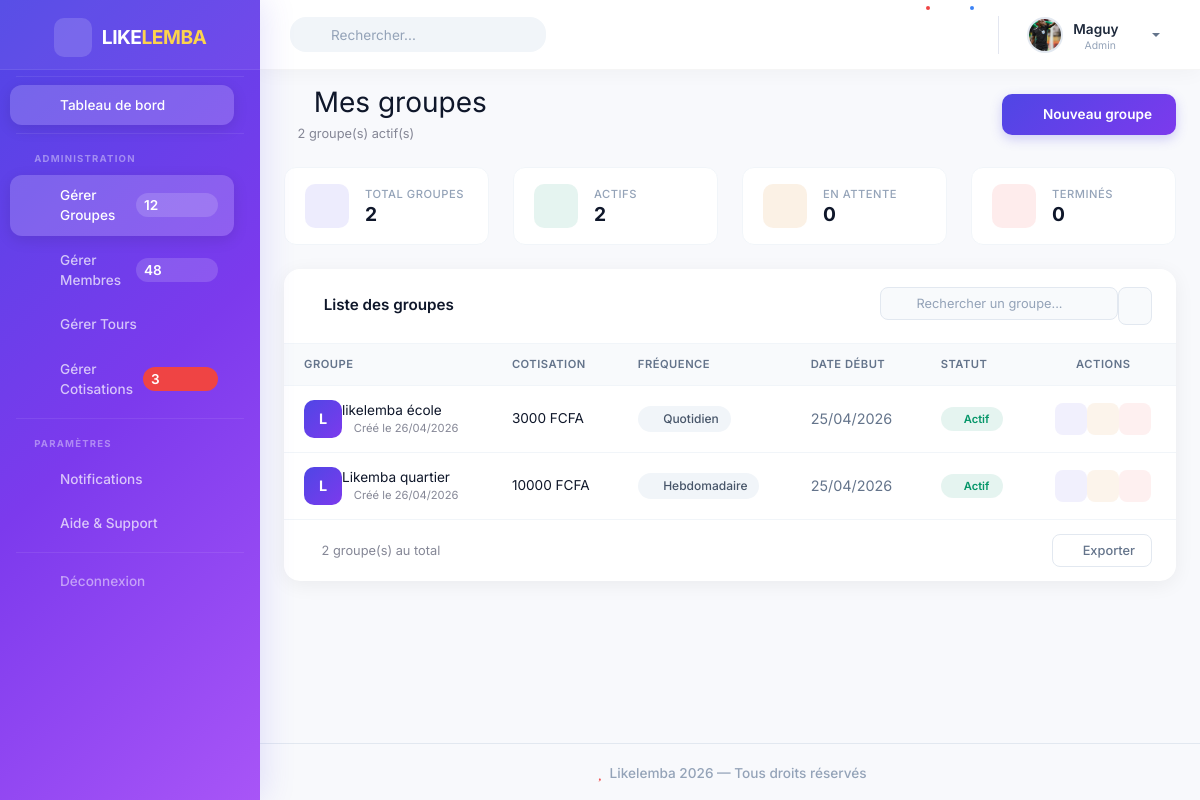
Page /groupes/ (signed in) on the committed database.
### authentification/models.py (models this page shows)
class Utilisateur(AbstractUser):
    telephone = models.CharField(max_length=20)
    ROLE_CHOICES = [
        ('ADMIN', 'Admin'),
        ('MEMBRE', 'Membre')
    ]
    role = models.CharField(max_length=10, choices=ROLE_CHOICES)
    photo = models.ImageField(upload_to='profiles/', null=True, blank=True)
    is_verified = models.BooleanField(default=False)

### likelemba_app/models.py (models this page shows, shortened)
class Groupe(models.Model):
    FREQUENCE_CHOICES = [
        ('QUOTIDIEN', 'Quotidien'),
        ('HEBDOMADAIRE', 'Hebdomadaire'),
        ('MENSUEL', 'Mensuel'),
        ('ANNUEL', 'Annuel')
    ]
    STATUT_CHOICES = [
        ('ACTIF', 'Actif'),
        ('TERMINE', 'Terminé')
    ]
    nom = models.CharField(max_length=100)
    montant_cotisation = models.DecimalField(
        max_digits=10,
        decimal_places=2
    )
    frequence = models.CharField(max_length=20, choices=FREQUENCE_CHOICES)
    date_debut = models.DateField()
    statut = models.CharField(max_length=20, choices = STATUT_CHOICES, default='ACTIF')
    date_creation = models.DateTimeField(auto_now_add=True, null=True)
    admin = models.ForeignKey(
        Utilisateur,
        on_delete=models.CASCADE
    )

### likelemba_app/views.py (the view)
# urls.py: path('groupes/', liste_groupes_view, name="liste_groupes"),
@login_required
def liste_groupes_view(request):
    if request.user.role != 'ADMIN':
        return redirect("dashboard_membre")
    groupes = Groupe.objects.filter(admin=request.user)
    return render(request, "groupes/liste_groupes.html", {'groupes': groupes})

### likelemba/templates/groupes/liste_groupes.html (shortened to what this page needs)
{% extends 'base.html' %}
{% load static %}
{% block content %}
<div class="page-header mb-4">
    <div class="d-flex justify-content-between align-items-center flex-wrap gap-3">
        <div>
            <h1 class="h3 mb-1 fw-bold" style="color: #0f172a;">
                <i class="fas fa-layer-group me-2" style="color: #4f46e5;"></i>
                Mes groupes
            </h1>
            <p class="text-muted small mb-0">
                <i class="fas fa-users me-1"></i>
                {{ groupes|length }} groupe(s) actif(s)
            </p>
        </div>
        <a href="{% url 'create_groupe' %}" class="btn btn-primary-modern">
            <i class="fas fa-plus me-1"></i>
            <span class="d-none d-sm-inline">Nouveau groupe</span>
        </a>
    </div>
</div>
<div class="row g-3 mb-4">
    <div class="col-xl-3 col-md-6">
        <div class="stat-mini">
            <div class="stat-mini-body">
                <div class="stat-mini-icon purple">
                    <i class="fas fa-layer-group"></i>
                </div>
                <div>
                    <span class="stat-mini-label">Total groupes</span>
                    <h5 class="stat-mini-value">{{ groupes|length }}</h5>
                </div>
            </div>
        </div>
    </div>
    <div class="col-xl-3 col-md-6">
        <div class="stat-mini">
            <div class="stat-mini-body">
                <div class="stat-mini-icon green">
                    <i class="fas fa-check-circle"></i>
                </div>
                <div>
                    <span class="stat-mini-label">Actifs</span>
                    <h5 class="stat-mini-value">{{ groupes|length }}</h5>
                </div>
            </div>
        </div>
    </div>
    <div class="col-xl-3 col-md-6">
        <div class="stat-mini">
            <div class="stat-mini-body">
                <div class="stat-mini-icon orange">
                    <i class="fas fa-clock"></i>
                </div>
                <div>
                    <span class="stat-mini-label">En attente</span>
                    <h5 class="stat-mini-value">0</h5>
                </div>
            </div>
        </div>
    </div>
    <div class="col-xl-3 col-md-6">
        <div class="stat-mini">
            <div class="stat-mini-body">
                <div class="stat-mini-icon red">
                    <i class="fas fa-times-circle"></i>
                </div>
                <div>
                    <span class="stat-mini-label">Terminés</span>
                    <h5 class="stat-mini-value">0</h5>
                </div>
            </div>
        </div>
    </div>
</div>
<div class="card-modern">
    <div class="card-modern-header d-flex justify-content-between align-items-center flex-wrap gap-2">
        <span class="card-modern-title">
            <i class="fas fa-list me-2" style="color: #4f46e5;"></i>
            Liste des groupes
        </span>
        <div class="d-flex gap-2">
            <div class="search-wrapper">
                <i class="fas fa-search search-icon"></i>
                <input type="text" class="search-input" placeholder="Rechercher un groupe..." id="tableSearch">
            </div>
            <button class="btn-filter-table" onclick="window.location.reload();">
                <i class="fas fa-sync-alt"></i>
            </button>
        </div>
    </div>
    <div class="card-modern-body p-0">
        <div class="table-responsive">
            <table class="table-modern" id="groupTable">
                <thead>
                    <tr>
                        <th>Groupe</th>
                        <th>Cotisation</th>
                        <th>Fréquence</th>
                        <th>Date début</th>
                        <th>Statut</th>
                        <th class="text-center">Actions</th>
                    </tr>
                </thead>
                <tbody>
                    {% for groupe in groupes %}
                    <tr>
                        <td>
                            <div class="d-flex align-items-center gap-2">
                                <div class="group-avatar" style="background: linear-gradient(135deg, #4f46e5, #7c3aed);">
                                    {{ groupe.nom|make_list|first|upper }}
                                </div>
                                <div>
                                    <span class="fw-semibold" style="color: #0f172a;">{{ groupe.nom }}</span>
                                    <small class="d-block text-muted" style="font-size: 0.7rem;">
                                        <i class="far fa-calendar-alt me-1"></i>
                                        Créé le {{ groupe.date_creation|date:"d/m/Y" }}
                                    </small>
                                </div>
                            </div>
                        </td>
                        <td>
                            <span class="fw-semibold" style="color: #0f172a;">
                                {{ groupe.montant_cotisation|floatformat:0 }} FCFA
                            </span>
                        </td>
                        <td>
                            <span class="badge-frequency">
                                <i class="fas fa-clock me-1"></i>
                                {{ groupe.get_frequence_display }}
                            </span>
                        </td>
                        <td>
                            <span style="color: #64748b; font-size: 0.9rem;">
                                {{ groupe.date_debut|date:"d/m/Y" }}
                            </span>
                        </td>
                        <td>
                            {% if groupe.statut == 'ACTIF' %}
                                <span class="badge-status success">
                                    <i class="fas fa-circle me-1" style="font-size: 0.4rem;"></i>
                                    Actif
                                </span>
                            {% else %}
                                <span class="badge-status danger">
                                    <i class="fas fa-circle me-1" style="font-size: 0.4rem;"></i>
                                    Terminé
                                </span>
                            {% endif %}
                        </td>
                        <td>
                            <div class="d-flex justify-content-center gap-1">
                                <a href="{% url 'dashboard_financier' groupe.id %}"
                                   class="btn-action view"
                                   title="Voir détails">
                                    <i class="fas fa-eye"></i>
                                </a>
                                <a href="{% url 'update_groupe' groupe.id %}"
                                   class="btn-action edit"
                                   title="Modifier">
                                    <i class="fas fa-pen"></i>
                                </a>
                                <button class="btn-action delete"
                                        data-toggle="modal"
                                        data-target="#deleteModal{{ groupe.id }}"
                                        title="Supprimer">
                                    <i class="fas fa-trash"></i>
                                </button>
                            </div>
                        </td>
                    </tr>
                    {% endfor %}
                </tbody>
            </table>
        </div>
    </div>
    <div class="card-modern-footer d-flex justify-content-between align-items-center flex-wrap gap-2">
        <span class="text-muted small">
            <i class="fas fa-info-circle me-1"></i>
            {{ groupes|length }} groupe(s) au total
        </span>
        <div class="d-flex gap-2">
            <button class="btn-export" onclick="exportTable()">
                <i class="fas fa-file-export me-1"></i> Exporter
            </button>
        </div>
    </div>
</div>
{% endblock %}

### likelemba/templates/components/navbar.html (shortened to what this page needs)
{% load static %}
<nav class="navbar navbar-expand navbar-light bg-white topbar mb-0 static-top shadow-sm">
    <form class="d-none d-sm-inline-block form-inline mr-auto my-2 my-md-0">
        <div class="search-wrapper">
            <i class="fas fa-search search-icon"></i>
            <input type="text" class="form-control" placeholder="Rechercher...">
        </div>
    </form>
    <ul class="navbar-nav ml-auto align-items-center" style="flex-direction: row; gap: 2px;">
        <li class="nav-item">
            <a class="nav-link" href="#" role="button" style="position: relative;">
                <i class="fas fa-bell fa-fw" style="font-size: 1.1rem;"></i>
                <span class="badge-dot"></span>
            </a>
        </li>
        <li class="nav-item">
            <a class="nav-link" href="#" role="button" style="position: relative;">
                <i class="fas fa-envelope fa-fw" style="font-size: 1.1rem;"></i>
                <span class="badge-dot blue"></span>
            </a>
        </li>
        <li class="nav-item">
            <a class="nav-link dropdown-toggle user-profile" href="#" id="userDropdown" role="button" data-toggle="dropdown" aria-haspopup="true" aria-expanded="false">
                {% if request.user.photo %}
                    <img src="{{ request.user.photo.url }}" alt="Photo de profil">
                {% else %}
                    <img src="{% static 'img/undraw_profile_2.svg' %}" alt="Photo de profil">
                {% endif %}
                <div class="user-info d-none d-lg-block">
                    <span class="user-name">{{ request.user.username }}</span>
                    <span class="user-role">
                        <i class="fas fa-circle" style="color: #22c55e;"></i>
                        {{ request.user.get_role_display }}
                    </span>
                </div>
                <i class="fas fa-chevron-down chevron"></i>
            </a>
        </li>
    </ul>
</nav>

### likelemba/templates/base.html (style rules this page uses)
:root { --primary-color: #4f46e5; --primary-gradient: linear-gradient(135deg, #4f46e5 0%, #7c3aed 50%, #a855f7 100%); --sidebar-width: 260px; --header-height: 70px; --shadow-card: 0 4px 20px rgba(0, 0, 0, 0.06); --shadow-hover: 0 8px 30px rgba(0, 0, 0, 0.12); --radius-lg: 16px; --radius-md: 12px; --radius-sm: 8px; --transition-smooth: all 0.3s cubic-bezier(0.4, 0, 0.2, 1); }
* { font-family: 'Inter', -apple-system, BlinkMacSystemFont, sans-serif; }
body { background: #f8fafc; }
.navbar { height: var(--header-height) !important; padding: 0 30px !important; background: #ffffff !important; box-shadow: 0 2px 20px rgba(0, 0, 0, 0.04) !important; border-bottom: 1px solid rgba(0, 0, 0, 0.04) !important; position: sticky; top: 0; z-index: 1030; display: flex; align-items: center; justify-content: space-between; }
.navbar .form-control { border-radius: var(--radius-lg) !important; padding: 9px 18px 9px 40px !important; font-size: 0.85rem; background: #f1f5f9 !important; border: 1px solid transparent !important; transition: var(--transition-smooth); min-width: 200px; }
.navbar .form-control::placeholder { color: #94a3b8; }
.navbar .search-wrapper { position: relative; }
.navbar .search-wrapper .search-icon { position: absolute; left: 14px; top: 50%; transform: translateY(-50%); color: #94a3b8; font-size: 0.85rem; }
.navbar .nav-link { padding: 8px 10px !important; border-radius: var(--radius-md) !important; color: #64748b !important; transition: var(--transition-smooth); position: relative; }
.navbar .nav-link .badge-dot { position: absolute; top: 4px; right: 4px; width: 8px; height: 8px; background: #ef4444; border-radius: 50%; border: 2px solid #ffffff; }
.navbar .nav-link .badge-dot.blue { background: #3b82f6; }
.user-profile { display: flex !important; align-items: center !important; gap: 10px; padding: 4px 12px 4px 8px !important; border-radius: var(--radius-lg) !important; cursor: pointer; transition: var(--transition-smooth); text-decoration: none; }
.user-profile .user-name { font-weight: 600; font-size: 0.85rem; color: #1e293b; }
.user-profile .user-role { font-size: 0.65rem; color: #94a3b8; display: block; margin-top: -2px; }
.user-profile .user-role i { font-size: 0.35rem; vertical-align: middle; margin-right: 4px; }
.user-profile img { width: 36px; height: 36px; border-radius: 50%; object-fit: cover; border: 2px solid #e2e8f0; transition: var(--transition-smooth); flex-shrink: 0; }
.user-profile .chevron { font-size: 0.6rem; color: #94a3b8; transition: var(--transition-smooth); margin-left: 2px; }
.card-modern { background: #ffffff; border: none !important; border-radius: var(--radius-lg) !important; box-shadow: var(--shadow-card) !important; transition: var(--transition-smooth); }

### rows in the picture
Utilisateur: user.photo (picture), user.username "Maguy", user.role "Admin"
Groupe: nom|make_list "L", nom "likelemba école", date_creation "26/04/2026", montant_cotisation "3000", frequence "Quotidien", date_debut "25/04/2026", statut "ACTIF" (drawn)
Groupe: nom|make_list "L", nom "Likemba quartier", date_creation "26/04/2026", montant_cotisation "10000", frequence "Hebdomadaire", date_debut "25/04/2026", statut "ACTIF" (drawn)

### other values in the picture
{{ groupes|length }} "2"
